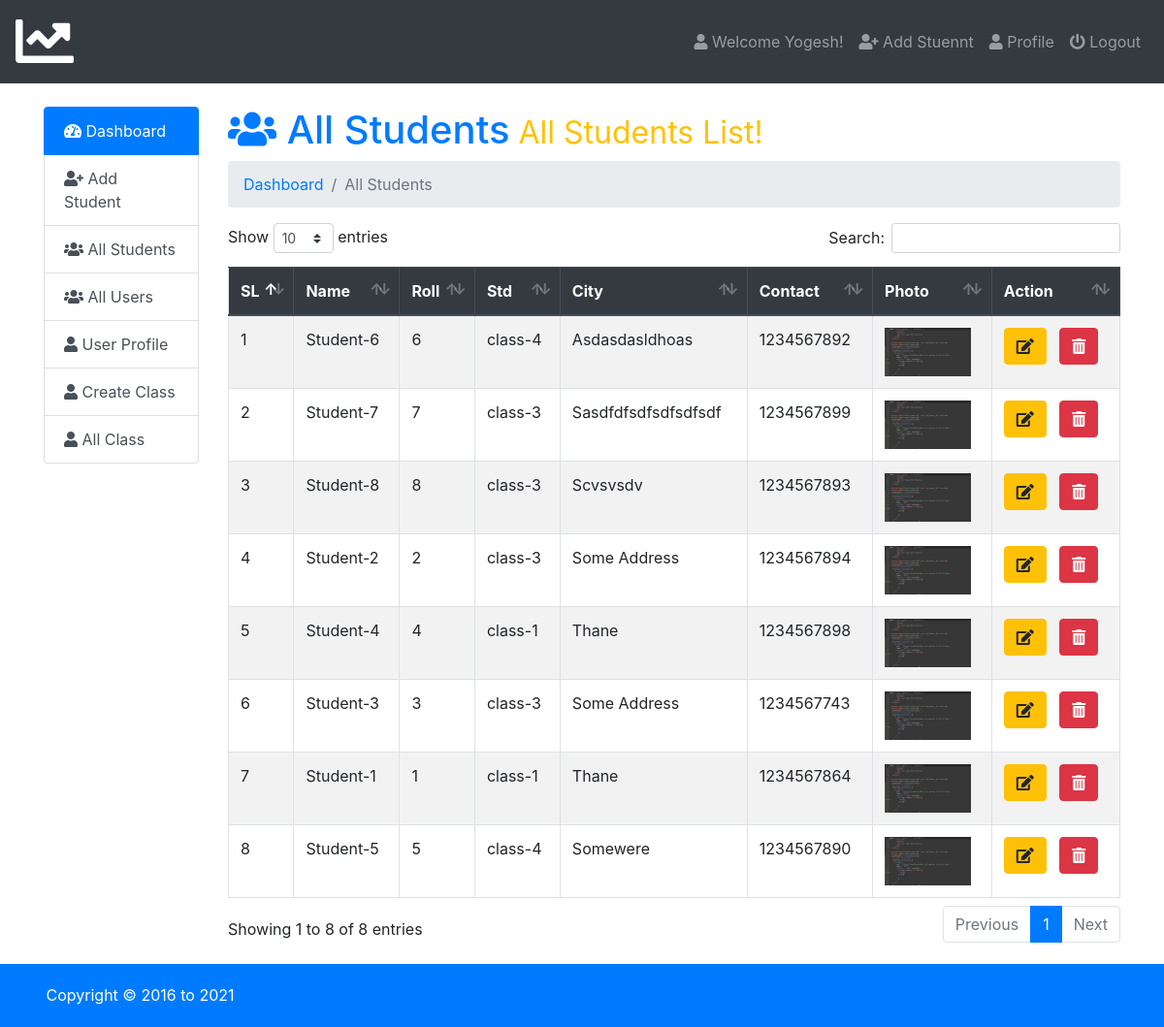
Screenshot of /admin/index.php?page=all-student (signed in) with the database file from the repository.
### tables this page shows
CREATE TABLE `users` (
  `id` int(5) NOT NULL,
  `name` varchar(50) NOT NULL,
  `email` varchar(50) NOT NULL,
  `username` varchar(50) NOT NULL,
  `password` varchar(100) NOT NULL,
  `photo` varchar(50) NOT NULL,
  `status` varchar(12) NOT NULL,
  `datetime` timestamp NOT NULL DEFAULT current_timestamp()
);

CREATE TABLE `students` (
  `id` int(11) NOT NULL,
  `name` varchar(20) NOT NULL,
  `roll` int(3) NOT NULL,
  `class` varchar(10) NOT NULL,
  `city` varchar(50) NOT NULL,
  `pcontact` varchar(11) NOT NULL,
  `photo` varchar(50) NOT NULL,
  `datetime` timestamp NOT NULL DEFAULT current_timestamp() ON UPDATE current_timestamp(),
  `std` int(11) NOT NULL,
  `marks` int(11) NOT NULL
);

### admin/all-student.php (the view, shortened to what this page needs)
<h1 class="text-primary"><i class="fas fa-users"></i>  All Students<small class="text-warning"> All Students List!</small></h1>
<nav aria-label="breadcrumb">
  <ol class="breadcrumb">
     <li class="breadcrumb-item" aria-current="page"><a href="index.php">Dashboard </a></li>
     <li class="breadcrumb-item active" aria-current="page">All Students</li>
  </ol>
</nav>
<table class="table  table-striped table-hover table-bordered" id="data">
  <thead class="thead-dark">
    <tr>
      <th scope="col">SL</th>
      <th scope="col">Name</th>
      <th scope="col">Roll</th>
      <th scope="col">Std</th>
      <th scope="col">City</th>
      <th scope="col">Contact</th>
      <th scope="col">Photo</th>
      <th scope="col">Action</th>
    </tr>
  </thead>
  <tbody>
    <?php
      $query=mysqli_query($db_con,'SELECT * FROM `students` ORDER BY `students`.`datetime` DESC;');
      $i=1;
      while ($result = mysqli_fetch_array($query)) { ?>
      <tr>
        <?php
        echo '<td>'.$i.'</td>
          <td>'.ucwords($result['name']).'</td>
          <td>'.$result['roll'].'</td>
          <td>'.$result['class'].'</td>
          <td>'.ucwords($result['city']).'</td>
          <td>'.$result['pcontact'].'</td>
          <td><img src="images/'.$result['photo'].'" height="50px"></td>
          <td>
            <a class="btn btn-xs btn-warning" href="index.php?page=editstudent&id='.base64_encode($result['id']).'&photo='.base64_encode($result['photo']).'">
              <i class="fa fa-edit"></i></a>
             &nbsp; <a class="btn btn-xs btn-danger" onclick="javascript:confirmationDelete($(this));return false;" href="index.php?page=delete&id='.base64_encode($result['id']).'&photo='.base64_encode($result['photo']).'">
             <i class="fas fa-trash-alt"></i></a></td>';?>
      </tr>
     <?php $i++;} ?>
  </tbody>
</table>

### admin/index.php (shortened to what this page needs)
<?php require_once 'db_con.php';
?>
<!doctype html>
<html lang="en">
  <head>
    <link rel="stylesheet" href="../css/bootstrap.min.css">
    <link rel="stylesheet" href="../css/dataTables.bootstrap4.min.css">
    <link rel="stylesheet" href="../css/fontawesome.min.css">
    <link rel="stylesheet" href="../css/solid.min.css">
    <link rel="stylesheet" href="https://cdnjs.cloudflare.com/ajax/libs/animate.css/4.0.0/animate.min.css"/>
    <link rel="stylesheet" type="text/css" href="../css/style.css">
  </head>
  <body>
<nav class="navbar navbar-expand-lg navbar-dark bg-dark">
  <a class="navbar-brand" href="index.php"><i class="fas fa-chart-line fa-3x"></i></a>
  <div class="navbar-collapse collapse justify-content-end" id="navbarSupportedContent">
    <?php $showuser = $_SESSION['user_login']; $haha = mysqli_query($db_con,"SELECT * FROM `users` WHERE `username`='$showuser';"); $showrow=mysqli_fetch_array($haha); ?>
    <ul class="nav navbar-nav ">
      <li class="nav-item"><a class="nav-link" href="index.php?page=user-profile"><i class="fa fa-user"></i> Welcome <?php echo $showrow['name']; ?>!</a></li>
      <li class="nav-item"><a class="nav-link" href="index.php?page=add-student"><i class="fa fa-user-plus"></i> Add Stuennt</a></li>
      <li class="nav-item"><a class="nav-link" href="index.php?page=user-profile"><i class="fa fa-user"></i> Profile</a></li>
      <li class="nav-item"><a class="nav-link" href="logout.php"><i class="fa fa-power-off"></i> Logout</a></li>
    </ul>
  </div>
</nav>
<br>
    <div class="container">
        <div class="row">
          <div class="col-md-2">
            <div class="list-group">
              <a href="index.php?page=dashboard" class="list-group-item list-group-item-action active">
               <i class="fas fa-tachometer-alt"></i> Dashboard
              </a>
              <a href="index.php?page=add-student" class="list-group-item list-group-item-action"><i class="fa fa-user-plus"></i> Add Student</a>
              <a href="index.php?page=all-student" class="list-group-item list-group-item-action"><i class="fa fa-users"></i> All Students</a>
              <a href="index.php?page=all-users" class="list-group-item list-group-item-action"><i class="fa fa-users"></i> All Users</a>
              <a href="index.php?page=user-profile" class="list-group-item list-group-item-action"><i class="fa fa-user"></i> User Profile</a>
              <a href="index.php?page=add-class" class="list-group-item list-group-item-action"><i class="fa fa-user"></i> Create Class</a>
              <a href="index.php?page=all-class" class="list-group-item list-group-item-action"><i class="fa fa-user"></i> All Class</a>
            </div>
          </div>
          <div class="col-md-10">
             <div class="content">
                 <?php
                   if (isset($_GET['page'])) {
                    $page = $_GET['page'].'.php';
                    }else{
                      $page = 'dashboard.php';
                    }
                    if (file_exists($page)) {
                      require_once $page;
                    }else{
                      require_once '404.php';
                    }
                  ?>
             </div>
        </div>
        </div>
    </div>
    <footer>
      <div class="container">
      <p>Copyright &copy; 2016 to <?php echo date('Y') ?></p>
      </div>
    </footer>
  </body>
</html>

### css/style.css (style rules this page uses)
footer { background: #007BFF; color:#fff; padding: 20px 0px 5px 5px; margin-top: 20px; }

### rows the page displays
users: name "Yogesh"
students: name "Student-6", roll "6", class "class-4", city "Asdasdasldhoas", pcontact "1234567892", photo (picture)
students: name "Student-7", roll "7", class "class-3", city "Sasdfdfsdfsdfsdfsdf", pcontact "1234567899", photo (picture)
students: name "Student-8", roll "8", class "class-3", city "Scvsvsdv", pcontact "1234567893", photo (picture)
students: name "Student-2", roll "2", class "class-3", city "Some Address", pcontact "1234567894", photo (picture)
students: name "Student-4", roll "4", class "class-1", city "Thane", pcontact "1234567898", photo (picture)
students: name "Student-3", roll "3", class "class-3", city "Some Address", pcontact "1234567743", photo (picture)
students: name "Student-1", roll "1", class "class-1", city "Thane", pcontact "1234567864", photo (picture)
students: name "Student-5", roll "5", class "class-4", city "Somewere", pcontact "1234567890", photo (picture)
